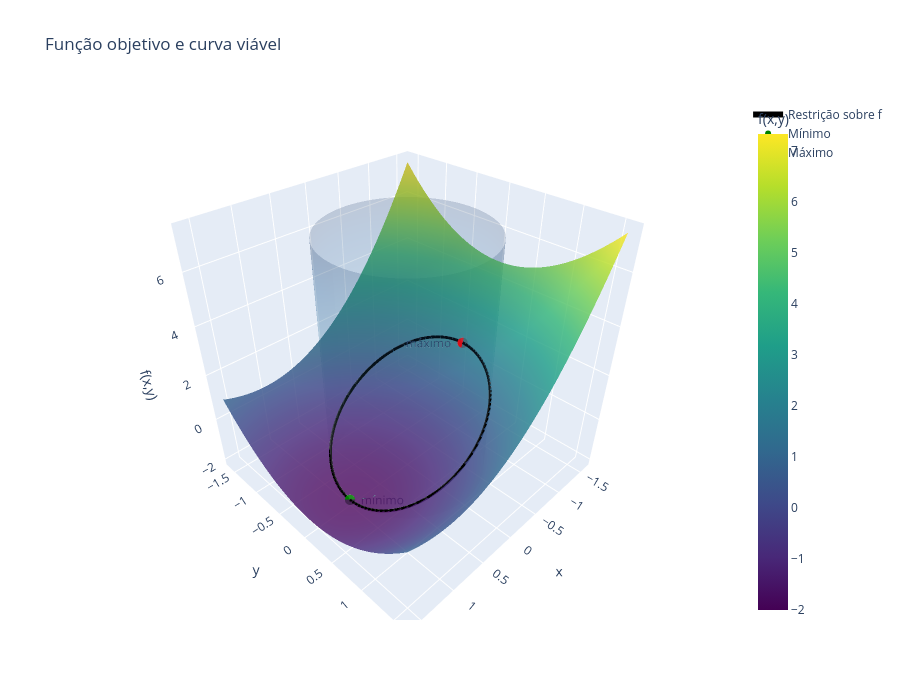

Notebook code cell kept with this figure:
### Markdown cell above
## 2. Gráfico 3D

A superfície colorida representa a função objetivo. A circunferência preta mostra os pontos viáveis $x^2+y^2=1$ sobre a superfície $z=f(x,y)$.

### Code cell
grid = np.linspace(-1.6, 1.6, 140)
X, Y = np.meshgrid(grid, grid)
Z = f_xy(X, Y)

theta = np.linspace(0, 2 * np.pi, 300)
circle_x = np.cos(theta)
circle_y = np.sin(theta)
circle_z = f_xy(circle_x, circle_y)

theta_cyl = np.linspace(0, 2 * np.pi, 120)
z_cyl = np.linspace(Z.min(), Z.max(), 80)
Theta_cyl, Z_cyl = np.meshgrid(theta_cyl, z_cyl)
X_cyl = np.cos(Theta_cyl)
Y_cyl = np.sin(Theta_cyl)

fig = go.Figure()
fig.add_trace(go.Surface(
    x=X_cyl,
    y=Y_cyl,
    z=Z_cyl,
    opacity=0.18,
    colorscale="Blues",
    showscale=False,
    name="Restrição x²+y²=1",
))
fig.add_trace(go.Surface(
    x=X,
    y=Y,
    z=Z,
    colorscale="Viridis",
    opacity=0.82,
    colorbar=dict(title="f(x,y)"),
    name="f(x,y)",
))
fig.add_trace(go.Scatter3d(
    x=circle_x,
    y=circle_y,
    z=circle_z,
    mode="lines",
    line=dict(color="black", width=6),
    name="Restrição sobre f",
))
fig.add_trace(go.Scatter3d(
    x=[1],
    y=[0],
    z=[-2],
    mode="markers+text",
    marker=dict(size=6, color="green"),
    text=["mínimo"],
    textposition="middle right",
    name="Mínimo",
))
fig.add_trace(go.Scatter3d(
    x=[-1],
    y=[0],
    z=[2],
    mode="markers+text",
    marker=dict(size=6, color="red"),
    text=["máximo"],
    textposition="middle left",
    name="Máximo",
))
fig.update_layout(
    title="Função objetivo e curva viável",
    scene=dict(
        xaxis_title="x",
        yaxis_title="y",
        zaxis_title="f(x,y)",
        aspectmode="cube",
    ),
    width=900,
    height=700,
)
fig.show()

### Figure 1 — Plotly figure (JSON) as saved in the notebook; plotly's stock layout.template omitted (floating-point values rounded to 4 significant figures; data arrays with more than 128 entries replaced by an {"elided": "..."} marker saying what was removed)
{"data": [{"colorscale": [[0, "rgb(247,251,255)"], [0.125, "rgb(222,235,247)"], [0.25, "rgb(198,219,239)"], [0.375, "rgb(158,202,225)"], [0.5, "rgb(107,174,214)"], [0.625, "rgb(66,146,198)"], [0.75, "rgb(33,113,181)"], [0.875, "rgb(8,81,156)"], [1, "rgb(8,48,107)"]], "name": "Restrição x²+y²=1", "opacity": 0.18, "showscale": false, "type": "surface", "x": {"elided": "80x120 float values"}, "y": {"elided": "80x120 float values"}, "z": {"elided": "80x120 float values"}}, {"colorbar": {"title": {"text": "f(x,y)"}}, "colorscale": [[0, "#440154"], [0.1111, "#482878"], [0.2222, "#3e4989"], [0.3333, "#31688e"], [0.4444, "#26828e"], [0.5556, "#1f9e89"], [0.6667, "#35b779"], [0.7778, "#6ece58"], [0.8889, "#b5de2b"], [1, "#fde725"]], "name": "f(x,y)", "opacity": 0.82, "type": "surface", "x": {"elided": "140x140 float values"}, "y": {"elided": "140x140 float values"}, "z": {"elided": "140x140 float values"}}, {"line": {"color": "black", "width": 6}, "mode": "lines", "name": "Restrição sobre f", "type": "scatter3d", "x": {"elided": "300 float values"}, "y": {"elided": "300 float values"}, "z": {"elided": "300 float values"}}, {"marker": {"color": "green", "size": 6}, "mode": "markers+text", "name": "Mínimo", "text": ["mínimo"], "textposition": "middle right", "type": "scatter3d", "x": [1], "y": [0], "z": [-2]}, {"marker": {"color": "red", "size": 6}, "mode": "markers+text", "name": "Máximo", "text": ["máximo"], "textposition": "middle left", "type": "scatter3d", "x": [-1], "y": [0], "z": [2]}], "layout": {"height": 700, "scene": {"aspectmode": "cube", "xaxis": {"title": {"text": "x"}}, "yaxis": {"title": {"text": "y"}}, "zaxis": {"title": {"text": "f(x,y)"}}}, "title": {"text": "Função objetivo e curva viável"}, "width": 900}}
